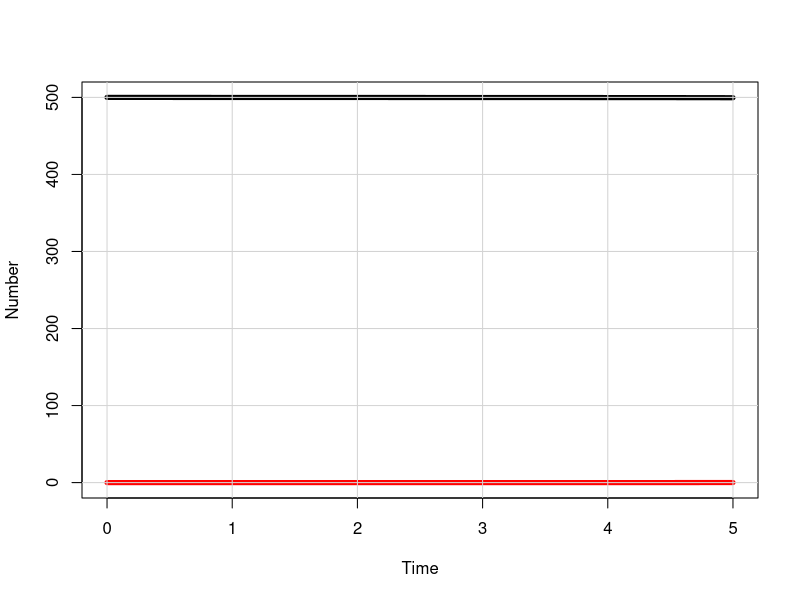

This figure's R source:

 
 
 rm(list=ls())
 require(deSolve)
 #----- The differential equations -----
 sir <- function(t, x, p) {
   with(as.list(c(x,p)),{
     
     dS <- birth-beta1*S*Z-delta1*S
     dZ <- beta1*S*Z + zeta1*R -alpha1*S*Z
     dR <- delta1*S + alpha1*S*Z -zeta1*R
     
     list(c(dS, dZ, dR))
   })
 }
 
 beta1 = .0095
 zeta1 = .0001
 alpha1 = .005
 delta1 = .0001
 birth = 0
 
 S_0 <- 500 # Initial conditions
 Z_0 <- 0 # initial conditions
 R_0 <- 0 # initial conditions
 
 times <- seq(0.0, 5.0, 0.01) # Time sequence
 parms <- c(zeta1=zeta1, beta1=beta1, alpha1=alpha1, delta1=delta1, birth=birth)
 
 xstart <- c(S=S_0, Z=Z_0, R= R_0) # Initial conditions
 my.atol <- c(1e-16,1e-16,1e-16); # Abs. accuracy - remember to add a term for each equation
 my.rtol <- 1e-12 # Rel. accuracy
 out <- as.data.frame(lsoda(xstart, times,
                            sir, parms, my.rtol, my.atol)) # Solve the eqns.
 #----- Plot the output -------
 plot(out$time, out$S, col="black", type="l", lwd=5,
      ylim=c(0,500), xlab="Time", ylab="Number")
 lines(out$time, out$Z, col="red", lwd=5)
 #lines(out$time, out$R, col="blue", lwd=5)
 grid(NULL, NULL, lty=1,lwd=1)
